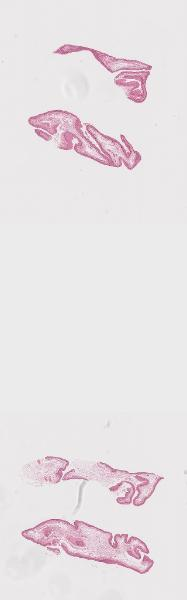
#> input picture kyla_bruno/Week6_Presentation5/data/124/thumbnail.jpg, 187 x 600 px
$ python -i comparison_algorithm_functions.py   (imports and definitions only)
#> lines starting #> are read from the running program, lines starting #| are printed output that depends on the picture; after the words box and inside, x2 and y2 are one past the last pixel; in counts of white or black regions, pixels touching at a corner belong together
#> further down, picture is the input picture: shape (600, 187, 3); mean B, G, R 229.1, 226.6, 232.2
import cv2
import numpy as np

# =======================
# 1. IMAGE PROCESSING
# =======================
def threshold_tissue(image, white_threshold = 220): # almost white; can change if needed
#> called with white_threshold = 220
    image = cv2.cvtColor(image, cv2.COLOR_BGR2GRAY)
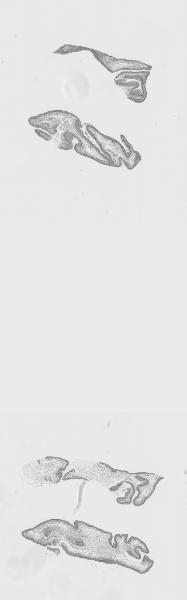
#> image: shape (600, 187); min 80, max 252, mean 228.7

    # fixed thresholding is workign best here
    _, tissue_masked = cv2.threshold(image, white_threshold, 255, cv2.THRESH_BINARY_INV)
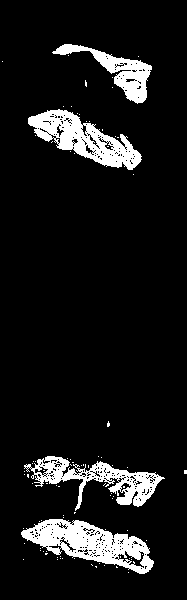
#> tissue_masked: shape (600, 187); 9.5% white; 87 white regions (83 under 20 px), largest, box (x1, y1, x2, y2) and area: (21, 519, 154, 574) 3403, (28, 109, 142, 170) 2930, (24, 456, 165, 511) 2480, (52, 44, 152, 104) 1685

    # smooth out to remove noise
    kernel = np.ones((3, 3), np.uint8)
    tissue_mask = cv2.morphologyEx(tissue_masked, cv2.MORPH_OPEN, kernel)
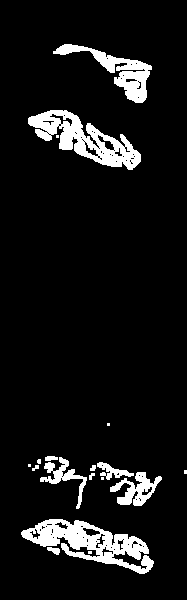
#> tissue_mask: shape (600, 187); 8.3% white; 18 white regions (7 under 20 px)

    # get the contours
    contours, _ = cv2.findContours(tissue_mask, cv2.RETR_EXTERNAL, cv2.CHAIN_APPROX_SIMPLE)
#> contours = 18 contours, 10 with area under 20; largest, box (x1, y1, x2, y2) and area: (21, 519, 154, 574) 3064, (28, 110, 141, 170) 2818, (53, 44, 152, 103) 1490, (110, 472, 162, 506) 730, (40, 457, 87, 509) 474, (97, 462, 134, 480) 217, (47, 547, 60, 555) 49, (45, 456, 58, 461) 38

    # dont want super small contours
    for contour in contours:
        area = cv2.contourArea(contour)
        # can change this area
        # currently filling in small contours with black, but can change if want to id these
        if area < 800:
            cv2.drawContours(tissue_mask, [contour], -1, (0, 0, 0), -1)
#> this loop made 18 passes
#> area on passes 2, 3, 6, 11, 13, 14, 17, 18: 49, 3064.5, 729.5, 217, 473.5, 37.5, 2818, 1490.5
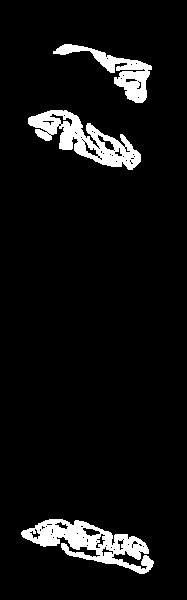
#> tissue_mask: shape (600, 187); 6.6% white; 3 white regions, box (x1, y1, x2, y2) and area: (21, 519, 154, 574) 3035, (28, 110, 141, 170) 2723, (53, 44, 152, 103) 1627

    return tissue_mask, contours

'''
# TESTING
image = cv2.imread('Sheffield_Samples/has_multiple/h2114153_tissues/h2114153_h&e_3.tif')
tissue_mask = threshold_tissue(image, 220)

cv2.imshow('Tissue Mask', tissue_mask)
cv2.waitKey(0)
'''

# ===========================
# 2. ACTUALLY FIND CONTOURS
# ===========================
# save space calling both functions by putting threshold in this one w same args
def extract_tissue_contour(image, white_threshold=220):
    _, contours = threshold_tissue(image, white_threshold)

    # draw contours on a copy for viewing
    contoured_image = image.copy()
    cv2.drawContours(contoured_image, contours, -1, (0, 255, 0), 10)

    return contoured_image, contours

'''
# TESTING
image = cv2.imread('Sheffield_Samples/has_multiple/h2114153_tissues/h2114153_h&e_3.tif')
final_image, contours = extract_tissue_contour(image, 220)

cv2.imshow('Tissue W/ Contour', final_image)
cv2.waitKey(0)
cv2.destroyAllWindows()
'''

# ==================================
# 3. Contour Matching Across Stains
# ==================================
# might not need this white_threshold argument in any of these if
# it works well on all images set at 220
def compare_contours(image_1, image_2, white_threshold=220):
    # get contours
    _, contours_1 = extract_tissue_contour(image_1, white_threshold)
    _, contours_2 = extract_tissue_contour(image_2, white_threshold)

    # catch if there are no contours found for some reason
    if len(contours_1) == 0 or len(contours_2) == 0:
        return float('inf')

    # going to use largest contour just in case
    # i already remove small areas, but this will select only 1 for comparison
    # just in case there are multiple large pieces that pass area-wise (eg. h53 melan_2)
    contour_1 = max(contours_1, key=cv2.contourArea)
    contour_2 = max(contours_2, key=cv2.contourArea)

    # get similarity from comparison
    similarity_score = cv2.matchShapes(contour_1, contour_2, cv2.CONTOURS_MATCH_I1, 0.0)

    return similarity_score

'''
# TESTING
image1 = cv2.imread('Sheffield_Samples/has_multiple/h2114153_tissues/h2114153_h&e_3.tif')
image2 = cv2.imread('Sheffield_Samples/has_multiple/h2114153_tissues/h2114153_melan_2.tif')

similarity = compare_contours(image1, image2, white_threshold=220)

print(f"Similarity Score: {similarity}")

# display to review results
# can maybe write a function to do this for when you run on whole folder
image1, _ = extract_tissue_contour(image1, 220)
image2, _ = extract_tissue_contour(image2, 220)

cv2.imshow('Image 1', image1)
cv2.imshow('Image 2', image2)
cv2.waitKey(0)
cv2.destroyAllWindows()
'''

# Next steps: Function to Visualize Overlay

>>> import cv2
>>> picture = cv2.imread('../../Week6_Presentation5/data/124/thumbnail.jpg')
>>> result = threshold_tissue(picture)
